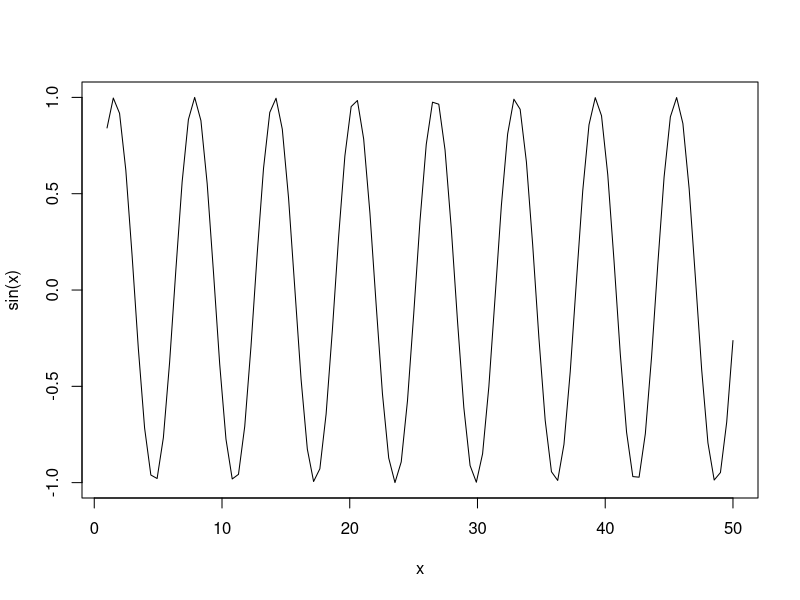
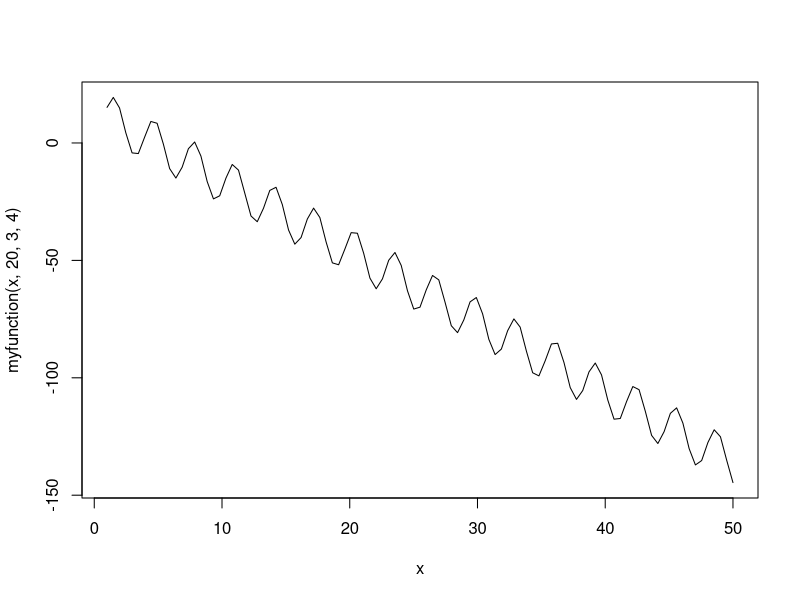

Generate these figures, in order, with R:
for (i in 1:10) {
  print(i)
}

i <- 1
while (i <= 10) {
  print(i)
  i <- i + 1
}

i <- 2
if (i == 1) {
  print("Hello World!")
} else {
  print("Goodbye World!")
}

feelings <- c("sad", "afraid")
for (i in feelings) {
  print(
    switch(i,
      happy = "I am glad you are happy",
      afraid = "There is nothing to fear",
      sad = "Cheer up",
      angry = "Calm down now"
    )
  )
}





myfunction <- function(x, a, b, c) {
  return(a * sin(x)^2 - b * x + c)
}
# curve可以画函数
curve(sin(x), xlim = c(1, 50))
curve(myfunction(x, 20, 3, 4), xlim = c(1, 50))

myfeeling <- function(x) {
  for (i in x) {
    print(
      switch(i,
        happy = "I am glad you are happy",
        afraid = "There is nothing to fear",
        sad = "Cheer up",
        angry = "Calm down now"
      )
    )
  }
}
feelings <- c("sad", "afraid")
myfeeling(feelings)